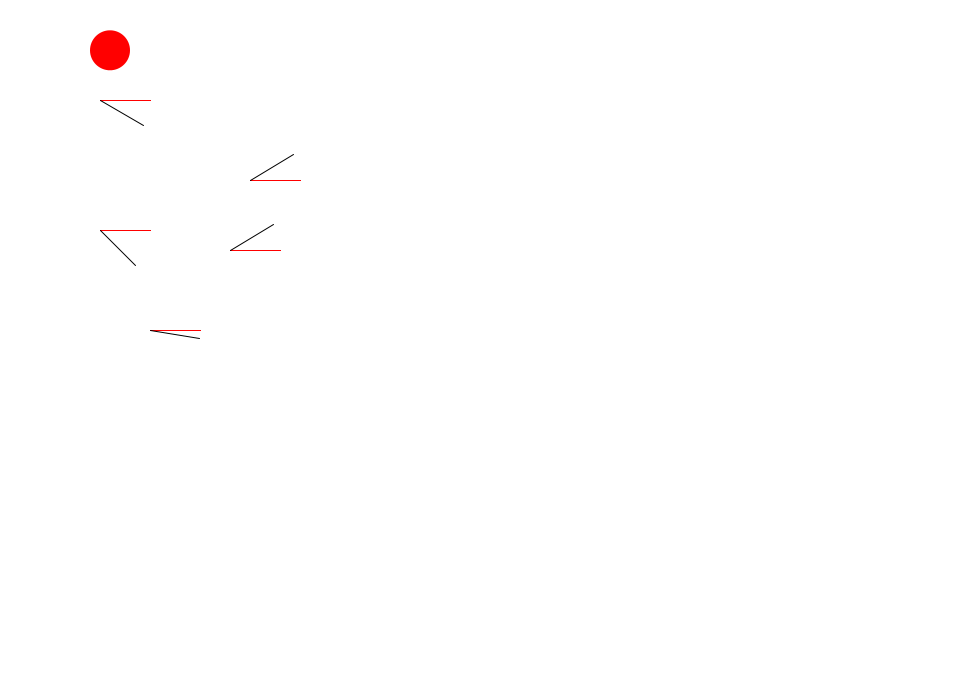
Frame 1 (no input)
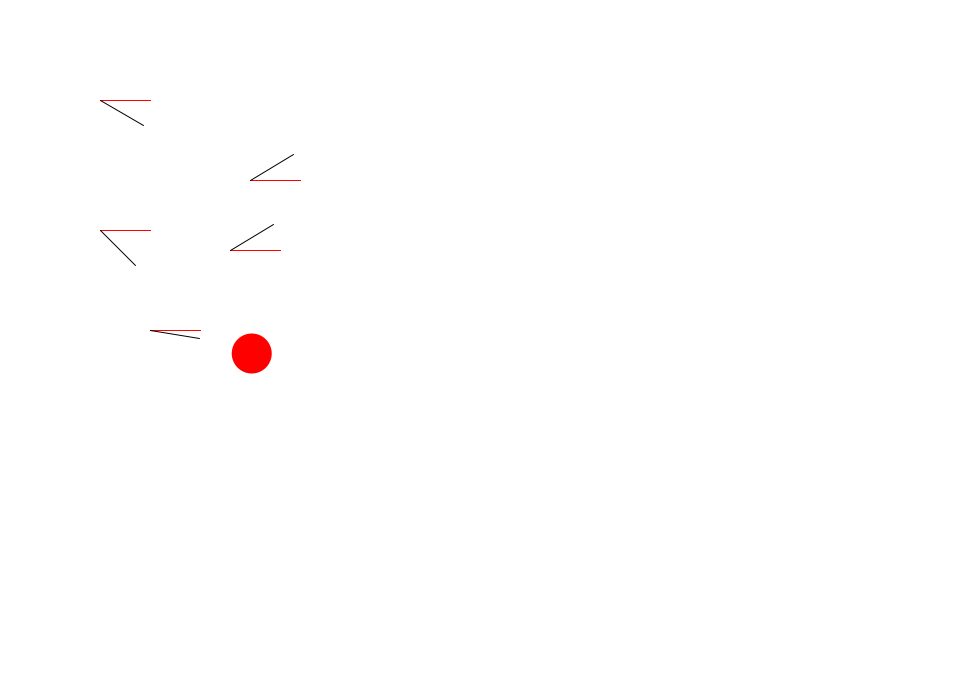
Frame 60 (the mouse pressed at the canvas centre just before this capture)
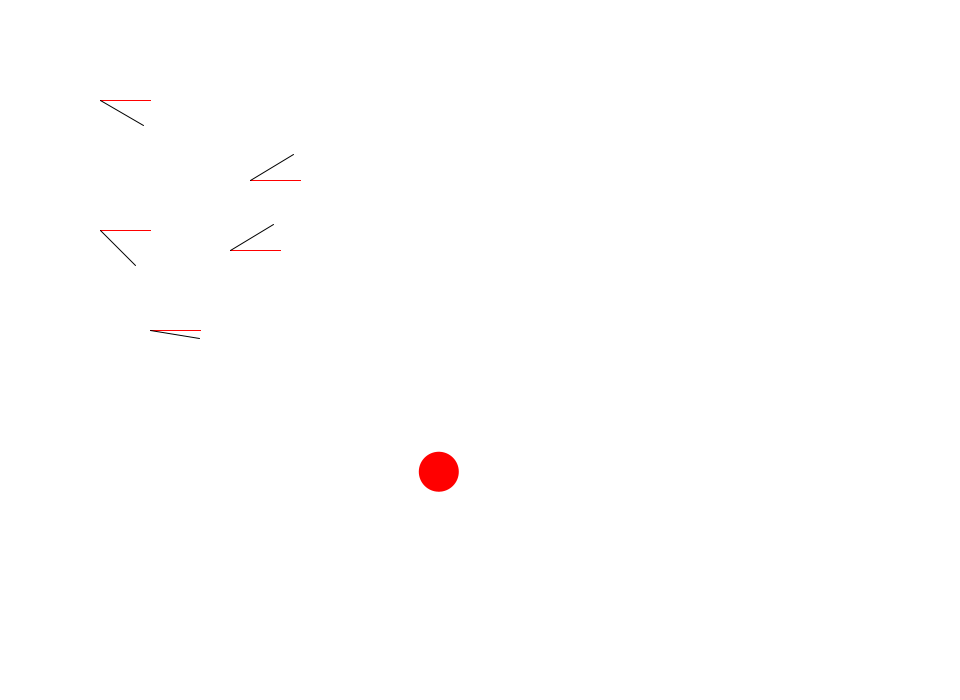
Frame 120 (the mouse held since frame 60 and released just before this capture)

The Processing sketch that drew these frames (run headless with seeded random() and noise(); from frame 60 on, the mouse is pressed at the canvas centre):

// Processing sketch: MultiAngleBounce
// ── MultiAngleBounce.pde
Ball ball;
Line[] lineObjs;
static final int numLines = 5;
float gravity = 0.3;
float bounce = -0.6;

void setup() {
  size(960, 700);
  frameRate(30);
  initialize();
}

void initialize() {
  smooth();
  noStroke();
  ball = new Ball(20);
  ball.x = 110;
  ball.y = 50;
  ball.setFillColor(color(255, 0, 0));
  
  lineObjs = new Line[numLines];
  for(int i=0; i<numLines; i++) {
    lineObjs[i] = new Line();
    lineObjs[i].setStrokeColor(color(0, 0, 0));
    lineObjs[i].moveTo(0, 0);
    lineObjs[i].lineTo(50, 0);  
  }

  lineObjs[0].x = 100;
  lineObjs[0].y = 100;
  lineObjs[0].rotation = 30;
  
  lineObjs[1].x = 100;
  lineObjs[1].y = 230;
  lineObjs[1].rotation = 45;
  
  lineObjs[2].x = 250;
  lineObjs[2].y = 180;
  lineObjs[2].rotation = -30;

  lineObjs[3].x = 150;
  lineObjs[3].y = 330;
  lineObjs[3].rotation = 10;

  lineObjs[4].x = 230;
  lineObjs[4].y = 250;
  lineObjs[4].rotation = -30; 

}

void draw() {
  background(255);
  
  ball.vy += gravity;
  ball.x += ball.vx;
  ball.y += ball.vy;
  
  if(ball.x + ball.radius > width){
    ball.x = width - ball.radius;
    ball.vx *= bounce;
  }else if(ball.x - ball.radius < 0){
    ball.x = ball.radius;
    ball.vx *= bounce;
  }
      
  if(ball.y + ball.radius > height){
    ball.y = height - ball.radius;
    ball.vy *= bounce;
  }else if(ball.y - ball.radius < 0){
    ball.y = ball.radius;
    ball.vy *= bounce;
  }
  
  for(int i=0; i<numLines; i++) {
    checkLine(lineObjs[i]);
    lineObjs[i].update();
  }  
 
  noStroke();
  ball.update();
}

void checkLine(Line lineObj) {
  Rectangle bounds = lineObj.getBounds();
  println(bounds.left);
  println(bounds.right);
  
  stroke(255, 0, 0);
  rect(bounds.x, bounds.y, bounds.width, bounds.height);
  
  if(ball.x > bounds.left && ball.x < bounds.right) {
    float angle = lineObj.rotation * PI / 180;
    float cosine = cos(angle);
    float sine = sin(angle);
    float x1 = ball.x - lineObj.x;
    float y1 = ball.y - lineObj.y;
    float y2 = cosine * y1 - sine * x1;
    float vy1 = cosine * ball.vy - sine * ball.vx;
        
    if(y2 > -ball.height / 2 && y2 < vy1){
      float x2 = cosine * x1 + sine * y1;
      float vx1 = cosine * ball.vx + sine * ball.vy;

      y2 = -ball.height / 2;
      vy1 *= bounce;
      x1 = cosine * x2 - sine * y2;
      y1 = cosine * y2 + sine * x2;
      ball.vx = cosine * vx1 - sine * vy1;
      ball.vy = cosine * vy1 + sine * vx1;
      ball.x = lineObj.x + x1;
      ball.y = lineObj.y + y1;
    }
  }
}

////////////////////////////////

class Ball extends Sprite {
  float radius;
  float vx, vy;
  
  Ball(float radius){
    super();
    this.radius = radius;
    width = radius*2;
    height = radius*2;
  }
  
  void draw(){
    if(dist(mouseX, mouseY, x, y) < radius) {
      isRollOver = true;
    }else{
      isRollOver = false;
    }
    ellipse(0, 0, radius*2, radius*2);
  }
}

////////////////////////////////

class Line extends Sprite {
  float fromX, fromY;
  float toX, toY;
  
  Line() {
  }
  
  void moveTo(float x, float y) {
    fromX = x;
    fromY = y;
  }
  
  void lineTo(float toX, float toY) {
    this.toX = toX;
    this.toY = toY;
    width = toX;
    height = toY;
  }
  
  Rectangle getBounds() {
    return new Rectangle(x + fromX, y, width, height);
  }
  
  void draw() {
    line(fromX, fromY, toX, toY);
  }
}

////////////////////////////////

class Rectangle {
  float x, y;
  float width, height; 
  float top, bottom;
  float left, right;
  Point topLeft, bottomRight;
  Point size;
  
  Rectangle(float x, float y, float width, float height) {
    this.x = x;
    this.y = y;
    this.width = width;
    this.height = height;
    top = y;
    bottom = y + height;
    left = x;
    right = x + width;
    topLeft = new Point(x, y);
    bottomRight = new Point(right, bottom);
    size = new Point(width, height);
  }
}

////////////////////////////////

class Sprite {
  float x, y;
  float scaleX, scaleY;
  float width, height;
  float rotation;
  boolean visible;
  color strokeColor;
  color fillColor;
  Boolean isStroke;
  Boolean isFill;
  Boolean isRollOver;
  Boolean locked;
  float xoff, yoff;
 
  Sprite() {
    scaleX = 1.0;
    scaleY = 1.0;
    strokeColor = color(0);
    fillColor = color(0);
    isStroke = false;
    isFill = false;
    isRollOver = false;
    locked = false;
    visible = true;
  }
  
  void update() {
    if(! visible) return;
    pushMatrix();
    if(locked){
      x = mouseX - xoff;
      y = mouseY - yoff;
    }  
    translate(x, y);
    scale(scaleX, scaleY);
    rotate(rotation * PI / 180.0);
    if(isStroke) stroke(strokeColor);
    if(isFill) fill(fillColor);
    draw();
    popMatrix();
  }
  
  void setStrokeColor(color strokeColor) {
    this.strokeColor = strokeColor;
    isStroke = true;
  }
  
  void setFillColor(color fillColor) {
    this.fillColor = fillColor;
    isFill = true;
  }
  
  void startDrag() {
    if(isRollOver){
      locked = true;
      xoff = mouseX - x;
      yoff = mouseY - y;
    }
  }
  
  void stopDrag() {
    locked = false;
  }
  
  void draw() {}
}

////////////////////////////////

class Point {
  float x, y;
  
  Point(float x, float y) {
    this.x = x;
    this.y = y;
  }
}
